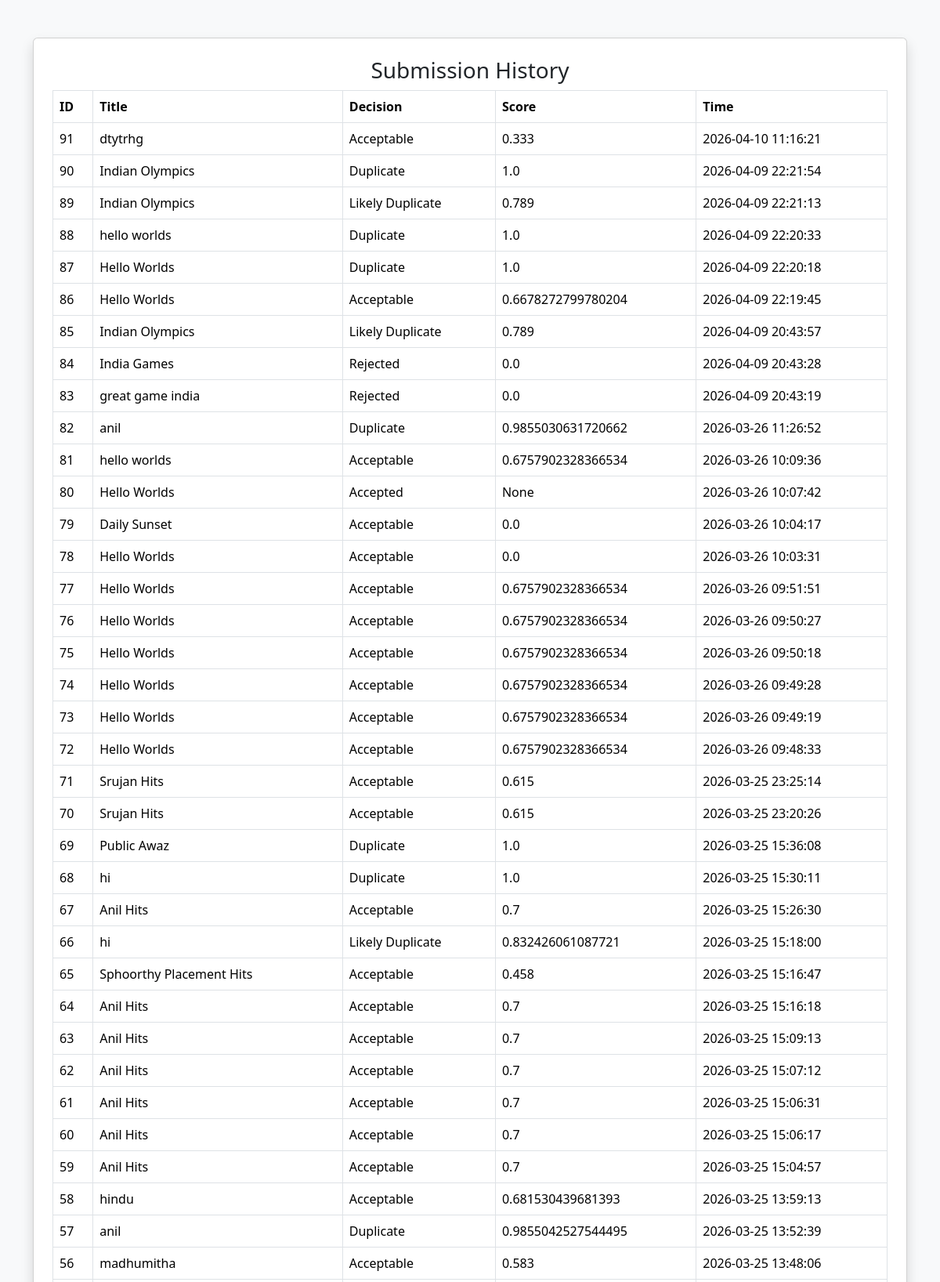
The app's page /history (upper part) with its own data.
### tables this page shows
CREATE TABLE submission_history (
            id INTEGER PRIMARY KEY AUTOINCREMENT,
            title TEXT NOT NULL,
            decision TEXT NOT NULL,
            score REAL,
            timestamp TEXT NOT NULL
        );

### app.py (the view)
@app.route("/history")
def history():
    conn = sqlite3.connect("database/titles.db")
    cursor = conn.cursor()
    cursor.execute("SELECT * FROM submission_history ORDER BY id DESC")
    records = cursor.fetchall()
    conn.close()
    return render_template("history.html", records=records)

### templates/history.html (shortened to what this page needs)
<!DOCTYPE html>
<html>
<head>
<link href="https://cdn.jsdelivr.net/npm/bootstrap@5.3.2/dist/css/bootstrap.min.css" rel="stylesheet">
</head>
<body class="bg-light">
<div class="container mt-5">
<div class="card p-4 shadow">
<h3 class="text-center">Submission History</h3>
<table class="table table-bordered">
<tr>
<th>ID</th>
<th>Title</th>
<th>Decision</th>
<th>Score</th>
<th>Time</th>
</tr>
{% for row in records %}
<tr>
<td>{{ row[0] }}</td>
<td>{{ row[1] }}</td>
<td>{{ row[2] }}</td>
<td>{{ row[3] }}</td>
<td>{{ row[4] }}</td>
</tr>
{% endfor %}
</table>
</div>
</div>
</body>
</html>

### records on screen
submission_history: id "91", title "dtytrhg", decision "Acceptable", score "0.333", timestamp "2026-04-10 11:16:21"
submission_history: id "90", title "Indian Olympics", decision "Duplicate", score "1.0", timestamp "2026-04-09 22:21:54"
submission_history: id "89", title "Indian Olympics", decision "Likely Duplicate", score "0.789", timestamp "2026-04-09 22:21:13"
submission_history: id "88", title "hello worlds", decision "Duplicate", score "1.0", timestamp "2026-04-09 22:20:33"
submission_history: id "87", title "Hello Worlds", decision "Duplicate", score "1.0", timestamp "2026-04-09 22:20:18"
submission_history: id "86", title "Hello Worlds", decision "Acceptable", score "0.6678272799780204", timestamp "2026-04-09 22:19:45"
submission_history: id "85", title "Indian Olympics", decision "Likely Duplicate", score "0.789", timestamp "2026-04-09 20:43:57"
submission_history: id "84", title "India Games", decision "Rejected", score "0.0", timestamp "2026-04-09 20:43:28"
submission_history: id "83", title "great game india", decision "Rejected", score "0.0", timestamp "2026-04-09 20:43:19"
submission_history: id "82", title "anil", decision "Duplicate", score "0.9855030631720662", timestamp "2026-03-26 11:26:52"
submission_history: id "81", title "hello worlds", decision "Acceptable", score "0.6757902328366534", timestamp "2026-03-26 10:09:36"
submission_history: id "80", title "Hello Worlds", decision "Accepted", row "None", timestamp "2026-03-26 10:07:42"
submission_history: id "79", title "Daily Sunset", decision "Acceptable", score "0.0", timestamp "2026-03-26 10:04:17"
submission_history: id "78", title "Hello Worlds", decision "Acceptable", score "0.0", timestamp "2026-03-26 10:03:31"
submission_history: id "77", title "Hello Worlds", decision "Acceptable", score "0.6757902328366534", timestamp "2026-03-26 09:51:51"
submission_history: id "76", title "Hello Worlds", decision "Acceptable", score "0.6757902328366534", timestamp "2026-03-26 09:50:27"
submission_history: id "75", title "Hello Worlds", decision "Acceptable", score "0.6757902328366534", timestamp "2026-03-26 09:50:18"
submission_history: id "74", title "Hello Worlds", decision "Acceptable", score "0.6757902328366534", timestamp "2026-03-26 09:49:28"
submission_history: id "73", title "Hello Worlds", decision "Acceptable", score "0.6757902328366534", timestamp "2026-03-26 09:49:19"
submission_history: id "72", title "Hello Worlds", decision "Acceptable", score "0.6757902328366534", timestamp "2026-03-26 09:48:33"
submission_history: id "71", title "Srujan Hits", decision "Acceptable", score "0.615", timestamp "2026-03-25 23:25:14"
submission_history: id "70", title "Srujan Hits", decision "Acceptable", score "0.615", timestamp "2026-03-25 23:20:26"
submission_history: id "69", title "Public Awaz", decision "Duplicate", score "1.0", timestamp "2026-03-25 15:36:08"
submission_history: id "68", title "hi", decision "Duplicate", score "1.0", timestamp "2026-03-25 15:30:11"
submission_history: id "67", title "Anil Hits", decision "Acceptable", score "0.7", timestamp "2026-03-25 15:26:30"
submission_history: id "66", title "hi", decision "Likely Duplicate", score "0.832426061087721", timestamp "2026-03-25 15:18:00"
submission_history: id "65", title "Sphoorthy Placement Hits", decision "Acceptable", score "0.458", timestamp "2026-03-25 15:16:47"
submission_history: id "64", title "Anil Hits", decision "Acceptable", score "0.7", timestamp "2026-03-25 15:16:18"
submission_history: id "63", title "Anil Hits", decision "Acceptable", score "0.7", timestamp "2026-03-25 15:09:13"
submission_history: id "62", title "Anil Hits", decision "Acceptable", score "0.7", timestamp "2026-03-25 15:07:12"
submission_history: id "61", title "Anil Hits", decision "Acceptable", score "0.7", timestamp "2026-03-25 15:06:31"
submission_history: id "60", title "Anil Hits", decision "Acceptable", score "0.7", timestamp "2026-03-25 15:06:17"
submission_history: id "59", title "Anil Hits", decision "Acceptable", score "0.7", timestamp "2026-03-25 15:04:57"
submission_history: id "58", title "hindu", decision "Acceptable", score "0.681530439681393", timestamp "2026-03-25 13:59:13"
submission_history: id "57", title "anil", decision "Duplicate", score "0.9855042527544495", timestamp "2026-03-25 13:52:39"
submission_history: id "56", title "madhumitha", decision "Acceptable", score "0.583", timestamp "2026-03-25 13:48:06"
